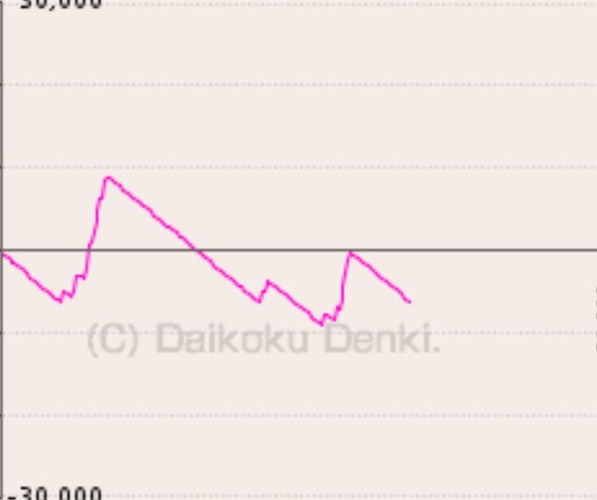
#> input picture backup_20250630_181526/cropped/S__78209130_graph_only.png, 597 x 500 px; its folder holds only this picture in this run
$ python zero_line_auto_detector.py
#> lines starting #> are read from the running program, lines starting #| are printed output that depends on the picture; after the words box and inside, x2 and y2 are one past the last pixel; in counts of white or black regions, pixels touching at a corner belong together
#!/usr/bin/env python3
"""
ゼロライン自動検出テストツール
複数の手法でゼロラインを検出し、精度を比較
"""

import cv2
import numpy as np
import matplotlib.pyplot as plt
import os
import glob
from datetime import datetime

class ZeroLineAutoDetector:
    """ゼロライン自動検出クラス"""

    def __init__(self, manual_zero_y=268):
        self.manual_zero_y = manual_zero_y
        self.results = []

    def detect_method1_darkness(self, img):
        """方法1: 暗い水平線を探す"""
        gray = cv2.cvtColor(img, cv2.COLOR_BGR2GRAY)
        height, width = img.shape[:2]

        best_y = 0
        best_score = -1

        # 画像の中央付近を探索
        for y in range(height//2 - 50, height//2 + 50):
            if y < 0 or y >= height:
                continue

            row = gray[y, :]
            # 暗さと均一性を評価
            darkness = 1.0 - (np.mean(row) / 255.0)
            uniformity = 1.0 - (np.std(row) / 128.0)
            score = darkness * 0.7 + uniformity * 0.3

            if score > best_score:
                best_score = score
                best_y = y

        return best_y, best_score

    def detect_method2_edge(self, img):
        """方法2: エッジ検出後、最も強い水平線"""
        gray = cv2.cvtColor(img, cv2.COLOR_BGR2GRAY)

        # エッジ検出
        edges = cv2.Canny(gray, 50, 150)

        # 水平方向の投影
        height, width = img.shape[:2]
        horizontal_sum = np.sum(edges, axis=1)

        # 中央付近で最大値を探す
        center = height // 2
        search_range = slice(center - 50, center + 50)

        max_idx = np.argmax(horizontal_sum[search_range])
        best_y = center - 50 + max_idx

        return best_y, horizontal_sum[best_y]

    def detect_method3_hough(self, img):
        """方法3: ハフ変換で水平線検出"""
        gray = cv2.cvtColor(img, cv2.COLOR_BGR2GRAY)
        edges = cv2.Canny(gray, 50, 150)

        # ハフ変換で直線検出
        lines = cv2.HoughLinesP(edges, 1, np.pi/180, 100,
                               minLineLength=200, maxLineGap=10)

        if lines is None:
            return 0, 0

        # 水平に近い線を抽出
        horizontal_lines = []
        for line in lines:
            x1, y1, x2, y2 = line[0]
            angle = abs(np.arctan2(y2 - y1, x2 - x1) * 180 / np.pi)
            if angle < 5 or angle > 175:  # ほぼ水平
                horizontal_lines.append((y1 + y2) // 2)

        if not horizontal_lines:
            return 0, 0

        # 中央に最も近い線
        center = img.shape[0] // 2
        horizontal_lines.sort(key=lambda y: abs(y - center))

        return horizontal_lines[0], len(horizontal_lines)

    def detect_method4_template(self, img):
        """方法4: グレーの太い線のテンプレートマッチング"""
        gray = cv2.cvtColor(img, cv2.COLOR_BGR2GRAY)
        height, width = img.shape[:2]

        # グレーの太い線の特徴を探す
        best_y = 0
        best_score = -1

        for y in range(height//2 - 50, height//2 + 50):
            if y < 2 or y >= height - 2:
                continue

            # 3ピクセル幅で評価
            region = gray[y-1:y+2, :]

            # グレー値の範囲（90-150）
            gray_pixels = np.logical_and(region > 90, region < 150)
            gray_ratio = np.sum(gray_pixels) / gray_pixels.size

            # 連続性
            mean_val = np.mean(region)
            std_val = np.std(region)

            score = gray_ratio * 0.5 + (1 - std_val/50) * 0.5

            if score > best_score:
                best_score = score
                best_y = y

        return best_y, best_score

    def detect_method5_color(self, img):
        """方法5: 色情報を使った検出"""
        hsv = cv2.cvtColor(img, cv2.COLOR_BGR2HSV)
        height, width = img.shape[:2]

        # グレーの範囲（彩度が低い）
        lower_gray = np.array([0, 0, 90])
        upper_gray = np.array([180, 30, 150])
        gray_mask = cv2.inRange(hsv, lower_gray, upper_gray)

        # 水平方向の投影
        horizontal_sum = np.sum(gray_mask, axis=1)

        # 中央付近で最大値を探す
        center = height // 2
        search_range = slice(center - 50, center + 50)

        max_idx = np.argmax(horizontal_sum[search_range])
        best_y = center - 50 + max_idx

        return best_y, horizontal_sum[best_y]

    def process_image(self, img_path):
        """画像を処理して各手法でゼロラインを検出"""
        img = cv2.imread(img_path)
#> img is the input picture: shape (500, 597, 3); mean B, G, R 228.5, 231.9, 242.4
        if img is None:
            return None

        base_name = os.path.basename(img_path)
        print(f"\n処理中: {base_name}")

        # 各手法で検出
        methods = {
            '暗さベース': self.detect_method1_darkness,
            'エッジ検出': self.detect_method2_edge,
            'ハフ変換': self.detect_method3_hough,
            'テンプレート': self.detect_method4_template,
            '色情報': self.detect_method5_color
        }

        results = {
            'image': base_name,
            'manual': self.manual_zero_y,
            'detections': {}
        }

        for method_name, method_func in methods.items():
            y, score = method_func(img)
            error = abs(y - self.manual_zero_y)
            results['detections'][method_name] = {
                'y': y,
                'score': score,
                'error': error
            }
            print(f"  {method_name}: Y={y}, 誤差={error}px")
#> this loop made 5 passes
#> (y, score, error) on passes 1, 3, 4: (250, 0.665, 18), (251, 2, 17), (250, 0.61, 18)
#> (printed output is left out)
#> pass 2, in detect_method2_edge, `edges = cv2.Canny(gray, 50, 150)`:
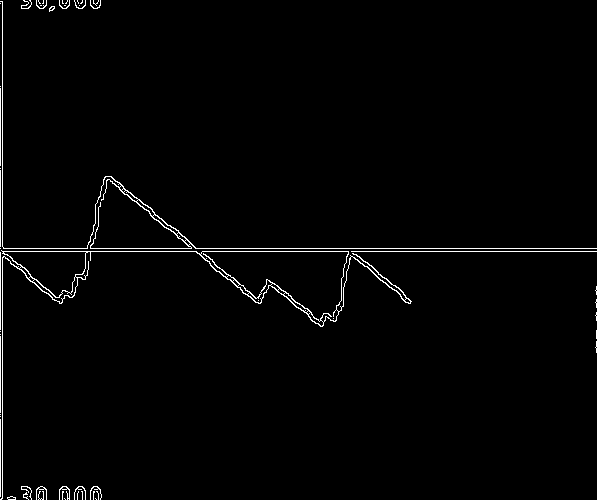
#> edges: shape (500, 597); 1.5% white in thin lines or dots
#> after the loop, results = 3 items

        # 可視化
        self.visualize_results(img, results)

        return results

    def visualize_results(self, img, results):
        """検出結果を可視化"""
        overlay = img.copy()
        height, width = img.shape[:2]

        # 手動設定値（太い黒線）
        cv2.line(overlay, (0, self.manual_zero_y), (width, self.manual_zero_y),
                (0, 0, 0), 3)
        cv2.putText(overlay, f"Manual: Y={self.manual_zero_y}",
                   (10, self.manual_zero_y - 5),
                   cv2.FONT_HERSHEY_SIMPLEX, 0.5, (0, 0, 0), 2)
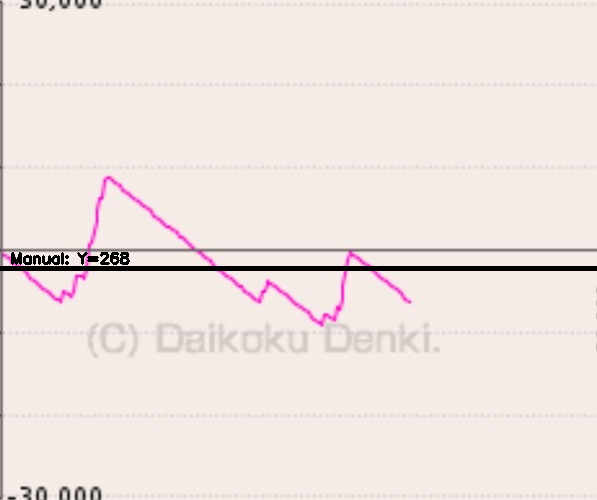
#> overlay: shape (500, 597, 3); mean B, G, R 225.6, 229, 239.3

        # 各手法の結果
        colors = [(255, 0, 0), (0, 255, 0), (0, 0, 255),
                 (255, 255, 0), (255, 0, 255)]

        y_offset = 30
        for i, (method_name, detection) in enumerate(results['detections'].items()):
            color = colors[i % len(colors)]
            y = detection['y']

            # 検出線
            cv2.line(overlay, (0, y), (width, y), color, 1)

            # ラベル（左端）
            label = f"{method_name}: Y={y} (err={detection['error']})"
            cv2.putText(overlay, label, (10, y_offset),
                       cv2.FONT_HERSHEY_SIMPLEX, 0.5, color, 1)
            y_offset += 20
#> this loop made 5 passes
#> (method_name, detection, color, y, label, y_offset) on passes 1 to 4: ('暗さベース', {'y': 250, 'score': 0.665, 'error': 18}, (255, 0, 0), 250, '暗さベース: Y=250 (err=18)', 50), ('エッジ検出', {'y': 248, 'score': 150450, 'error': 20}, (0, 255, 0), 248, 'エッジ検出: Y=248 (err=20)', 70), ('ハフ変換', {'y': 251, 'score': 2, 'error': 17}, (0, 0, 255), 251, 'ハフ変換: Y=251 (err=17)', 90), ('テンプレート', {'y': 250, 'score': 0.61, 'error': 18}, (255, 255, 0), 250, 'テンプレート: Y=250 (err=18)', 110)
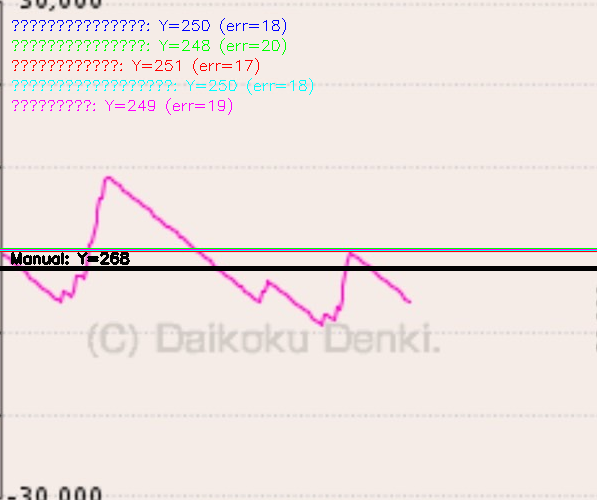
#> overlay: shape (500, 597, 3); 1.66% of pixels changed, all inside (x1, y1, x2, y2) = (0, 18, 597, 252)
#> after the loop, y_offset = 130

        # 保存
        output_dir = "graphs/zero_line_test"
        os.makedirs(output_dir, exist_ok=True)
        output_path = os.path.join(output_dir, f"{results['image']}_zero_test.png")
        cv2.imwrite(output_path, overlay)

        return output_path

    def test_all_images(self):
        """すべてのクロップ画像でテスト"""
        image_files = glob.glob("graphs/manual_crop/cropped/*.png")
        image_files.sort()

        print("ゼロライン自動検出テスト")
        print(f"手動設定値: Y={self.manual_zero_y}")
        print("=" * 60)

        all_results = []

        # 最初の5枚でテスト
        for img_path in image_files[:5]:
            result = self.process_image(img_path)
#> result = 3 items
            if result:
                all_results.append(result)
                self.results.append(result)

        # 統計を計算
        self.calculate_statistics()

        return all_results

    def calculate_statistics(self):
        """検出精度の統計を計算"""
        if not self.results:
            return

        print("\n" + "=" * 60)
        print("検出精度統計")
        print("=" * 60)

        # 各手法の誤差を集計
        method_errors = {}

        for result in self.results:
            for method_name, detection in result['detections'].items():
                if method_name not in method_errors:
                    method_errors[method_name] = []
                method_errors[method_name].append(detection['error'])
#> this loop made 1 pass
#> after the loop, method_errors = {'暗さベース': [18], 'エッジ検出': [20], 'ハフ変換': [17], 'テンプレート': [18], '色情報': [19]}

        # 統計を表示
        for method_name, errors in method_errors.items():
            avg_error = np.mean(errors)
            max_error = np.max(errors)
            min_error = np.min(errors)
            std_error = np.std(errors)

            print(f"\n{method_name}:")
            print(f"  平均誤差: {avg_error:.1f}px")
            print(f"  最大誤差: {max_error}px")
            print(f"  最小誤差: {min_error}px")
            print(f"  標準偏差: {std_error:.1f}px")
#> this loop made 5 passes
#> (method_name, errors, avg_error, max_error, min_error) on passes 1 to 5: ('暗さベース', [18], 18, 18, 18), ('エッジ検出', [20], 20, 20, 20), ('ハフ変換', [17], 17, 17, 17), ('テンプレート', [18], 18, 18, 18), ('色情報', [19], 19, 19, 19)
#> (printed output is left out)

        # 最良の手法を特定
        best_method = min(method_errors.items(), key=lambda x: np.mean(x[1]))
#> best_method = ('ハフ変換', [17])
        print(f"\n最良の手法: {best_method[0]} (平均誤差: {np.mean(best_method[1]):.1f}px)")
#| 最良の手法: ハフ変換 (平均誤差: 17.0px)

def main():
    """メイン処理"""
    detector = ZeroLineAutoDetector(manual_zero_y=268)
    detector.test_all_images()

if __name__ == "__main__":
    main()

$ run again, on backup_20250630_181526/cropped/S__78209170_graph_only.png
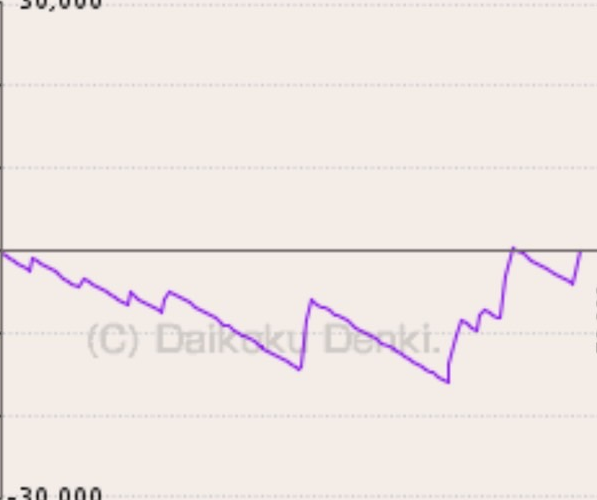
#> input picture backup_20250630_181526/cropped/S__78209170_graph_only.png, 597 x 500 px
#> in process_image, img is the input picture: shape (500, 597, 3); mean B, G, R 228.8, 232.4, 240.4
#> the loop in process_image, `for method_name, method_func in methods.items():` made 5 passes
#> (y, score, error) on passes 1, 4: (250, 0.674, 18), (250, 0.655, 18)
#> (printed output is left out)
#> pass 2, in detect_method2_edge, `edges = cv2.Canny(gray, 50, 150)`:
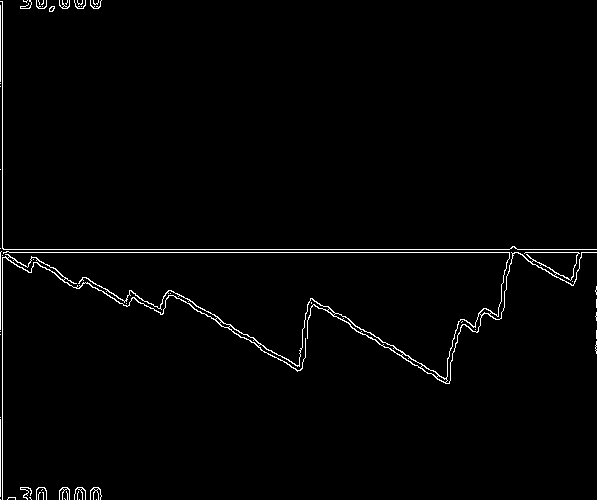
#> edges: shape (500, 597); 1.6% white in thin lines or dots
#> after the loop in process_image, `for method_name, method_func in methods.items():`: results = 3 items
#> the loop in visualize_results, `for i, (method_name, detection) in enumerate(results['detections'].ite..` made 5 passes
#> (method_name, detection, color, y, label, y_offset) on passes 1 to 4: ('暗さベース', {'y': 250, 'score': 0.674, 'error': 18}, (255, 0, 0), 250, '暗さベース: Y=250 (err=18)', 50), ('エッジ検出', {'y': 249, 'score': 149685, 'error': 19}, (0, 255, 0), 249, 'エッジ検出: Y=249 (err=19)', 70), ('ハフ変換', {'y': 249, 'score': 2, 'error': 19}, (0, 0, 255), 249, 'ハフ変換: Y=249 (err=19)', 90), ('テンプレート', {'y': 250, 'score': 0.655, 'error': 18}, (255, 255, 0), 250, 'テンプレート: Y=250 (err=18)', 110)
#> after the loop in visualize_results, `for i, (method_name, detection) in enumerate(results['detections'].ite..`:
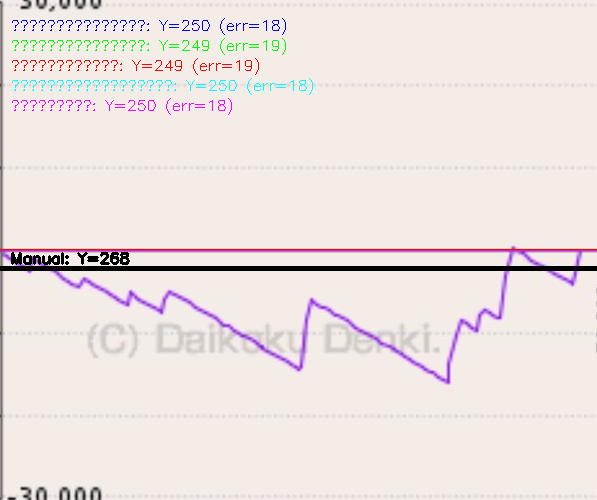
#> overlay: shape (500, 597, 3); mean B, G, R 225.2, 227.9, 236.5
#> after the loop in visualize_results, `for i, (method_name, detection) in enumerate(results['detections'].ite..`: y_offset = 130
#> result = 3 items
#> the loop in calculate_statistics, `for result in self.results:` made 1 pass
#> after the loop in calculate_statistics, `for result in self.results:`: method_errors = {'暗さベース': [18], 'エッジ検出': [19], 'ハフ変換': [19], 'テンプレート': [18], '色情報': [18]}
#> the loop in calculate_statistics, `for method_name, errors in method_errors.items():` made 5 passes
#> (method_name, errors, avg_error, max_error, min_error) on passes 1 to 5: ('暗さベース', [18], 18, 18, 18), ('エッジ検出', [19], 19, 19, 19), ('ハフ変換', [19], 19, 19, 19), ('テンプレート', [18], 18, 18, 18), ('色情報', [18], 18, 18, 18)
#> (printed output is left out)
#> best_method = ('暗さベース', [18])
#| 最良の手法: 暗さベース (平均誤差: 18.0px)

$ run again, on backup_20250630_181526/cropped/S__78209174_graph_only.png
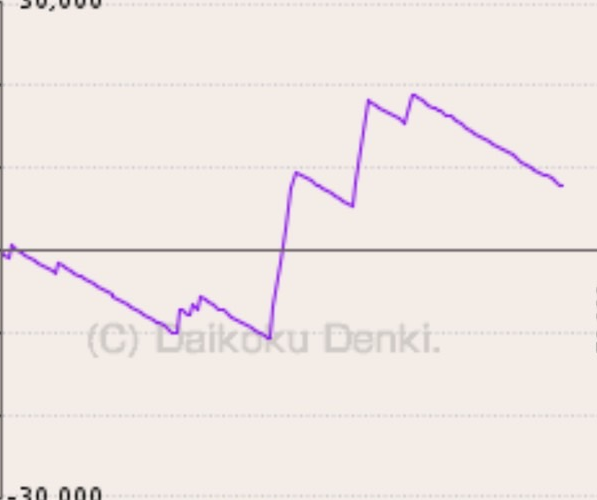
#> input picture backup_20250630_181526/cropped/S__78209174_graph_only.png, 597 x 500 px
#> in process_image, img is the input picture: shape (500, 597, 3); mean B, G, R 228.9, 232.2, 240.3
#> the loop in process_image, `for method_name, method_func in methods.items():` made 5 passes
#> (y, score, error) on passes 1, 3, 4: (250, 0.677, 18), (251, 2, 17), (250, 0.648, 18)
#> (printed output is left out)
#> pass 2, in detect_method2_edge, `edges = cv2.Canny(gray, 50, 150)`:
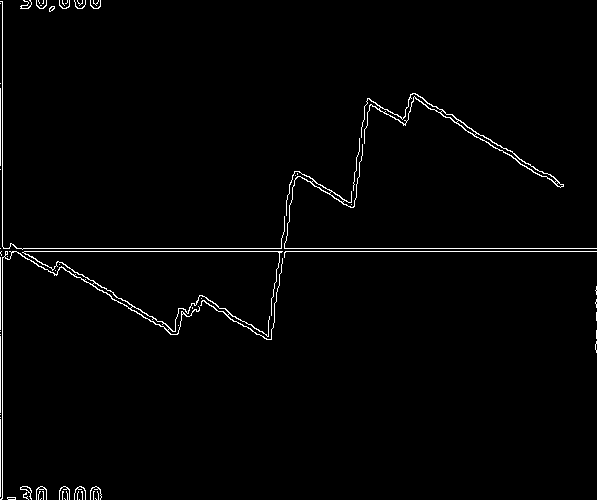
#> edges: shape (500, 597); 1.6% white in thin lines or dots
#> after the loop in process_image, `for method_name, method_func in methods.items():`: results = 3 items
#> the loop in visualize_results, `for i, (method_name, detection) in enumerate(results['detections'].ite..` made 5 passes
#> (method_name, detection, color, y, label, y_offset) on passes 1 to 4: ('暗さベース', {'y': 250, 'score': 0.677, 'error': 18}, (255, 0, 0), 250, '暗さベース: Y=250 (err=18)', 50), ('エッジ検出', {'y': 248, 'score': 149430, 'error': 20}, (0, 255, 0), 248, 'エッジ検出: Y=248 (err=20)', 70), ('ハフ変換', {'y': 251, 'score': 2, 'error': 17}, (0, 0, 255), 251, 'ハフ変換: Y=251 (err=17)', 90), ('テンプレート', {'y': 250, 'score': 0.648, 'error': 18}, (255, 255, 0), 250, 'テンプレート: Y=250 (err=18)', 110)
#> after the loop in visualize_results, `for i, (method_name, detection) in enumerate(results['detections'].ite..`:
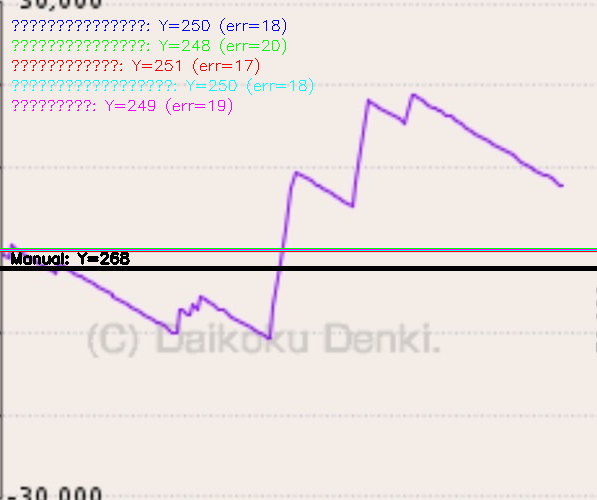
#> overlay: shape (500, 597, 3); mean B, G, R 225.1, 228.1, 235.7
#> after the loop in visualize_results, `for i, (method_name, detection) in enumerate(results['detections'].ite..`: y_offset = 130
#> result = 3 items
#> the loop in calculate_statistics, `for result in self.results:` made 1 pass
#> after the loop in calculate_statistics, `for result in self.results:`: method_errors = {'暗さベース': [18], 'エッジ検出': [20], 'ハフ変換': [17], 'テンプレート': [18], '色情報': [19]}
#> the loop in calculate_statistics, `for method_name, errors in method_errors.items():` made 5 passes
#> (method_name, errors, avg_error, max_error, min_error) on passes 1 to 5: ('暗さベース', [18], 18, 18, 18), ('エッジ検出', [20], 20, 20, 20), ('ハフ変換', [17], 17, 17, 17), ('テンプレート', [18], 18, 18, 18), ('色情報', [19], 19, 19, 19)
#> (printed output is left out)
#> best_method = ('ハフ変換', [17])
#| 最良の手法: ハフ変換 (平均誤差: 17.0px)
